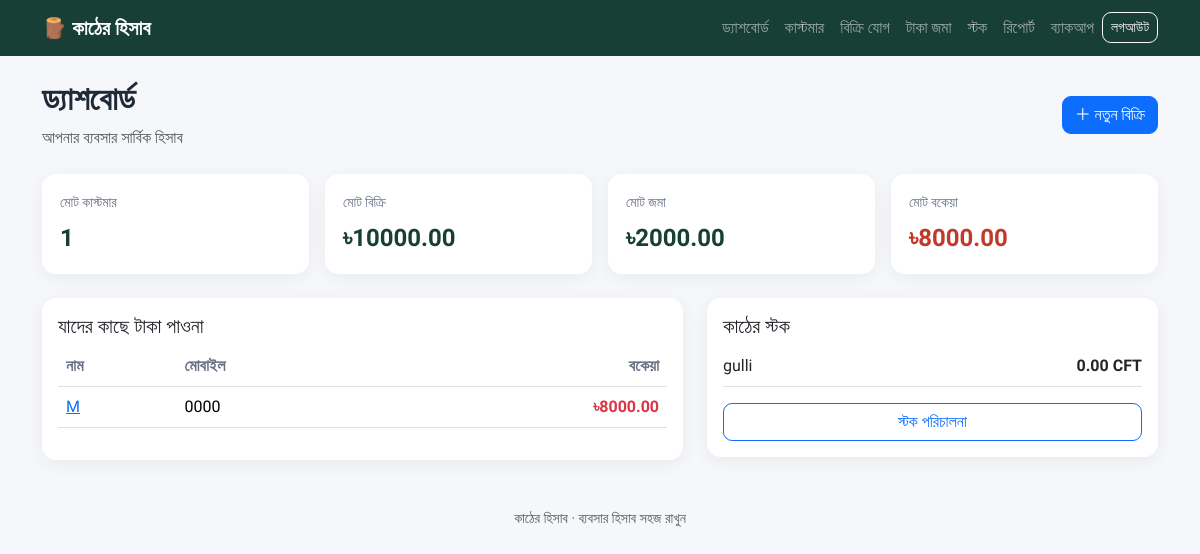
The app's page / (signed in) with its own data.
### accounts/models.py (models this page shows, shortened)
class Customer(models.Model):
    name = models.CharField("নাম", max_length=150)
    phone = models.CharField("মোবাইল", max_length=30, blank=True)
    address = models.TextField("ঠিকানা", blank=True)
    notes = models.TextField("নোট", blank=True)
    created_at = models.DateTimeField(auto_now_add=True)
    class Meta:
        ordering = ["name"]
        verbose_name = "কাস্টমার"
        verbose_name_plural = "কাস্টমার"
    @property
    def total_sales(self):
        return self.sales.aggregate(v=Sum("total_amount"))["v"] or Decimal("0.00")
    @property
    def total_paid(self):
        return self.payments.aggregate(v=Sum("amount"))["v"] or Decimal("0.00")
    @property
    def due(self):
        return self.total_sales - self.total_paid

class WoodType(models.Model):
    name = models.CharField("কাঠের নাম/ধরন", max_length=120, unique=True)
    unit = models.CharField("একক (CFT/পিস/টন)", max_length=20, default="CFT")
    quantity = models.DecimalField("বর্তমান মজুত", max_digits=12, decimal_places=2, default=0, validators=[MinValueValidator(0)])
    purchase_rate = models.DecimalField("গড় ক্রয়দর", max_digits=12, decimal_places=2, default=0, validators=[MinValueValidator(0)])
    updated_at = models.DateTimeField(auto_now=True)
    class Meta:
        ordering = ["name"]
        verbose_name = "কাঠের স্টক"
        verbose_name_plural = "কাঠের স্টক"

### accounts/views.py (the view)
# urls.py: path("", views.dashboard, name="dashboard"),
@login_required
def dashboard(request):
    customers = Customer.objects.all()
    sales_total = Sale.objects.aggregate(v=Sum("total_amount"))["v"] or Decimal("0")
    paid_total = Payment.objects.aggregate(v=Sum("amount"))["v"] or Decimal("0")
    due_total = sales_total - paid_total
    context = {
        "customer_count": customers.count(), "sales_total": sales_total,
        "paid_total": paid_total, "due_total": due_total,
        "wood_types": WoodType.objects.all(),
        "recent_sales": Sale.objects.select_related("customer")[:6],
        "recent_payments": Payment.objects.select_related("customer")[:6],
        "top_due": sorted(customers, key=lambda c: c.due, reverse=True)[:8],
    }
    return render(request, "accounts/dashboard.html", context)

### templates/accounts/dashboard.html
{% extends "base.html" %}{% block title %}ড্যাশবোর্ড | কাঠের হিসাব{% endblock %}
{% block content %}
<div class="d-flex flex-wrap justify-content-between align-items-center mb-4"><div><h2 class="fw-bold">ড্যাশবোর্ড</h2><p class="text-muted mb-0">আপনার ব্যবসার সার্বিক হিসাব</p></div><a class="btn btn-primary" href="/sales/add/">＋ নতুন বিক্রি</a></div>
<div class="row g-3 mb-4">
<div class="col-md-3 col-6"><div class="stat"><span>মোট কাস্টমার</span><strong>{{ customer_count }}</strong></div></div>
<div class="col-md-3 col-6"><div class="stat"><span>মোট বিক্রি</span><strong>৳{{ sales_total|floatformat:2 }}</strong></div></div>
<div class="col-md-3 col-6"><div class="stat"><span>মোট জমা</span><strong>৳{{ paid_total|floatformat:2 }}</strong></div></div>
<div class="col-md-3 col-6"><div class="stat due"><span>মোট বকেয়া</span><strong>৳{{ due_total|floatformat:2 }}</strong></div></div>
</div>
<div class="row g-4"><div class="col-lg-7"><div class="card p-3"><h5>যাদের কাছে টাকা পাওনা</h5><div class="table-responsive"><table class="table align-middle"><thead><tr><th>নাম</th><th>মোবাইল</th><th class="text-end">বকেয়া</th></tr></thead><tbody>
{% for c in top_due %}{% if c.due > 0 %}<tr><td><a href="/customers/{{ c.id }}/">{{ c.name }}</a></td><td>{{ c.phone|default:"—" }}</td><td class="text-end fw-bold text-danger">৳{{ c.due|floatformat:2 }}</td></tr>{% endif %}{% empty %}<tr><td colspan="3">এখনো কোনো কাস্টমার নেই।</td></tr>{% endfor %}
</tbody></table></div></div></div>
<div class="col-lg-5"><div class="card p-3"><h5>কাঠের স্টক</h5>{% for w in wood_types %}<div class="d-flex justify-content-between border-bottom py-2"><span>{{ w.name }}</span><b>{{ w.quantity }} {{ w.unit }}</b></div>{% empty %}<p class="text-muted">স্টক যোগ করা হয়নি।</p>{% endfor %}<a href="/stock/" class="btn btn-outline-primary mt-3">স্টক পরিচালনা</a></div></div></div>
{% endblock %}

### static/style.css (style rules this page uses)
body { font-family:'Hind Siliguri',sans-serif;background:#f5f7fa;color:#1f2937 }
.card { border:0;border-radius:14px;box-shadow:0 4px 18px rgba(20,40,30,.06) }
.stat { background:#fff;border-radius:14px;padding:18px;height:100%;box-shadow:0 4px 18px rgba(20,40,30,.05);display:flex;flex-direction:column;gap:7px }
.stat span { color:#667085;font-size:14px }
.stat strong { font-size:24px;color:#173f35 }
.stat.due strong { color:#c0392b }
.table th { color:#667085;font-weight:600;white-space:nowrap }
.table td { vertical-align:middle }
.btn { border-radius:9px }

### records on screen
Customer: name "M", phone "0000", due "8000.00"
WoodType: name "gulli", quantity "0.00", unit "CFT"

### other values on screen
{{ customer_count }} "1"
{{ sales_total|floatformat:2 }} "10000.00"
{{ paid_total|floatformat:2 }} "2000.00"
{{ due_total|floatformat:2 }} "8000.00"
